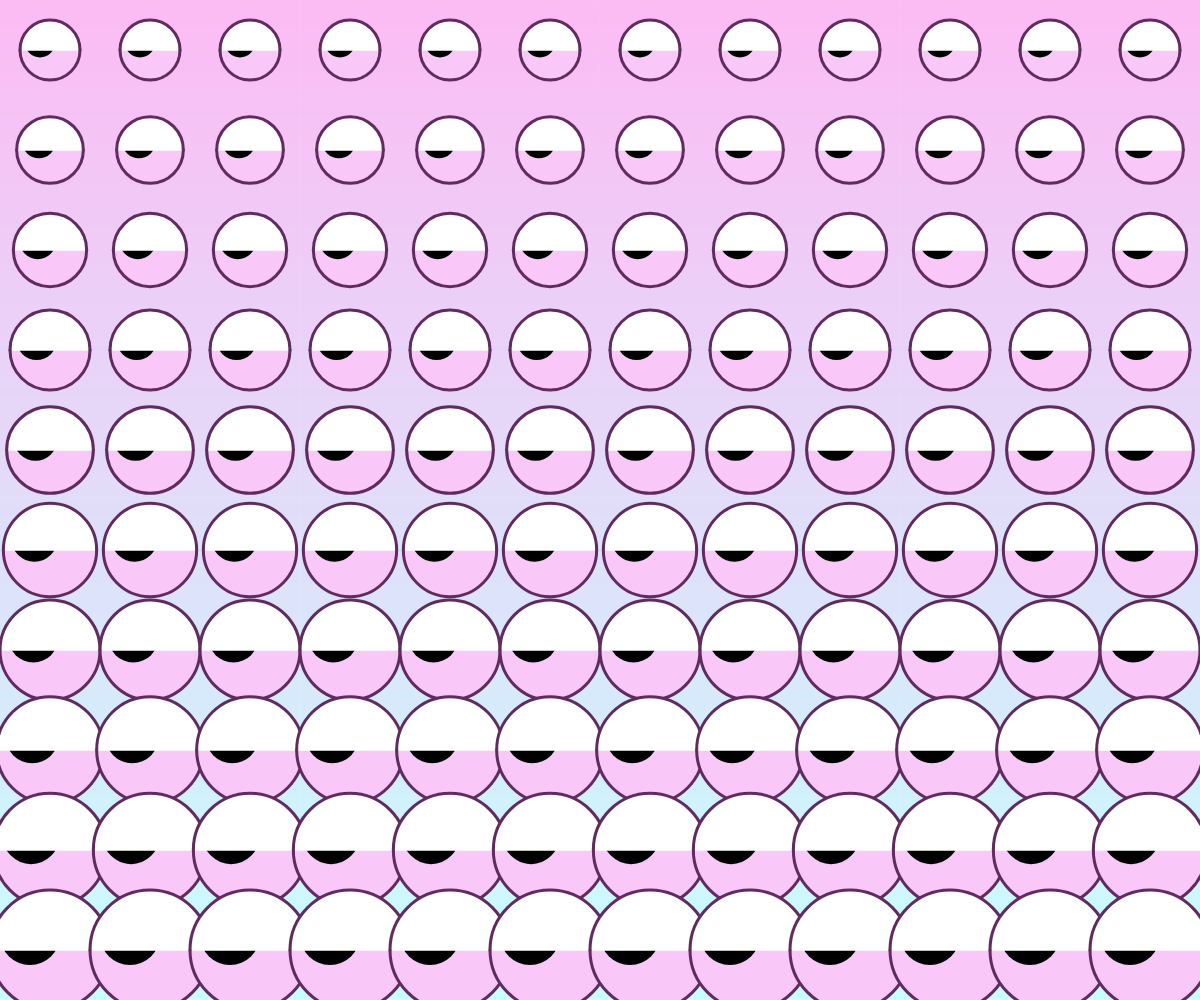
Frame 1 (no input)
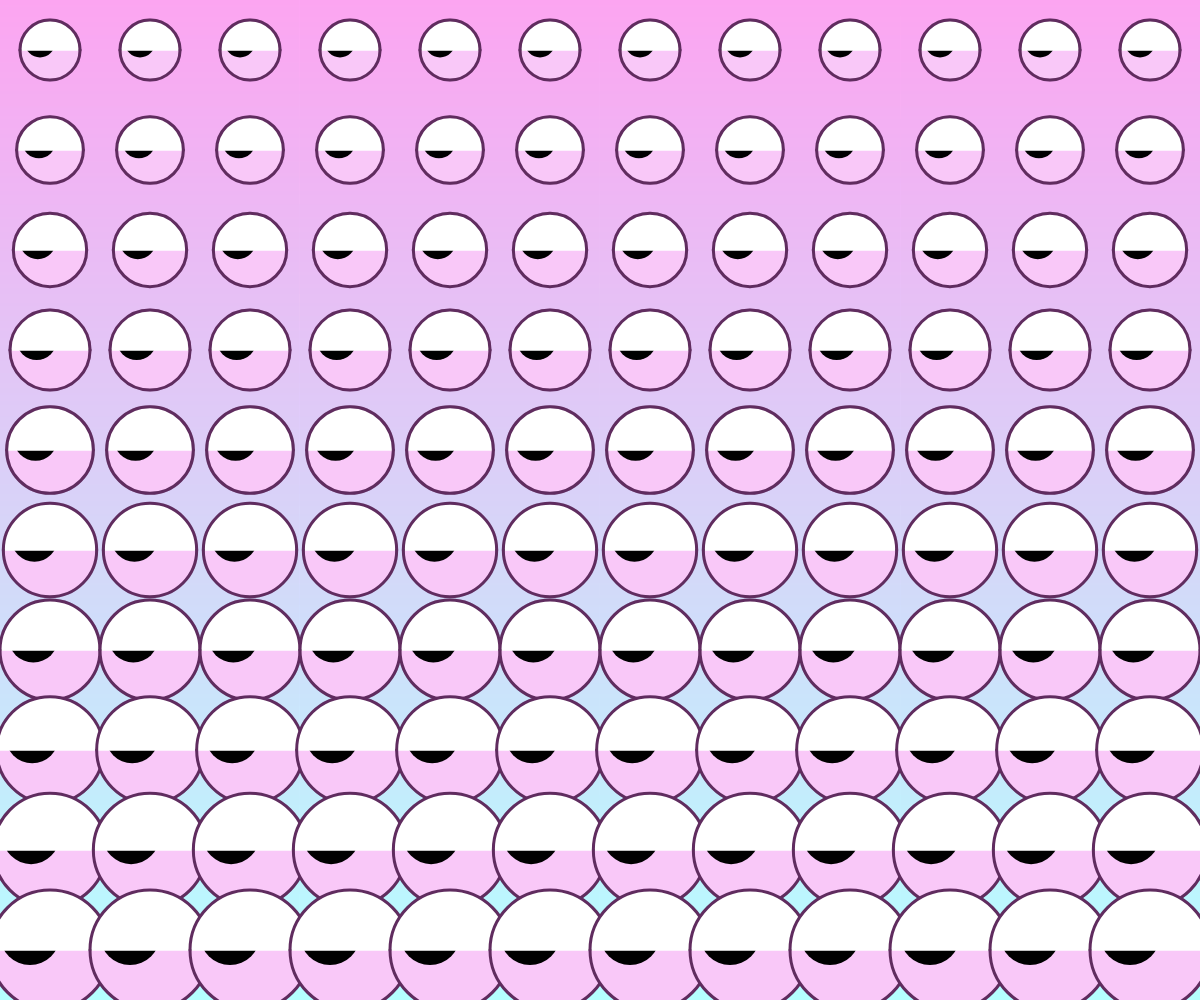
Frame 60 (no input)
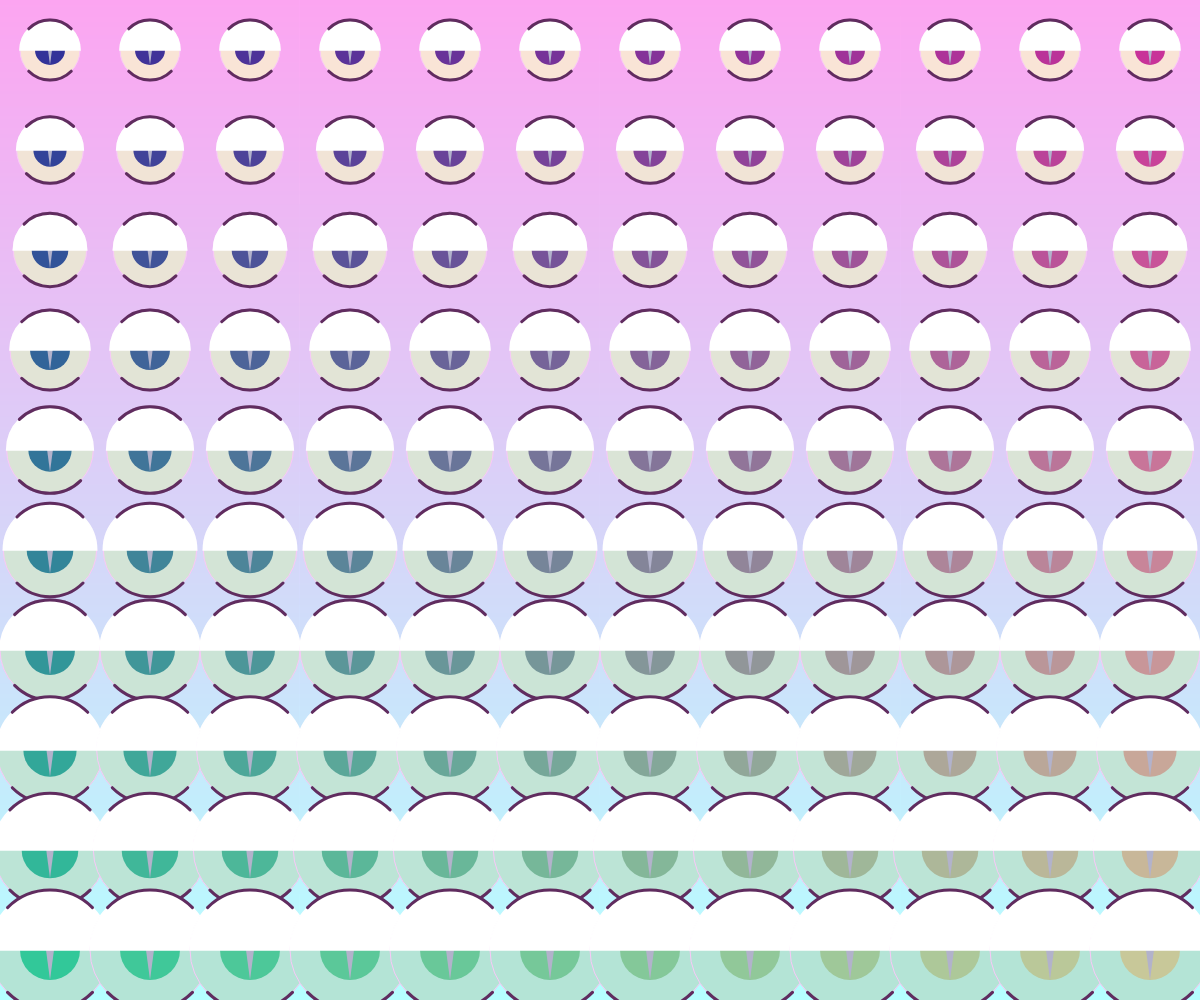
Frame 120 (the mouse pressed at the canvas centre since frame 60)

The p5.js sketch that drew these frames (run headless with seeded random() and noise() and a simulated clock; from frame 60 on, the mouse is pressed at the canvas centre):

// p5.js sketch
// ── sketch.js
// Assignment 2 - Generative Pattern
// My idea: a grid of eyes that follow the mouse, with colors and shapes that change.
// I wanted to mix playfulness (the eyes) with interaction (mouse moves).


let cell = 100; 
// I want each eye to sit in a 100px grid space.
// each eye’s “cell size” (spacing between eyes)
let cols, rows; 
// Will calculate how many rows and columns fit on the screen.

function setup() {
  createCanvas(windowWidth, windowHeight); 
  cols = floor(width / cell);
  // Divide width by cell size, use floor so I don’t get half cells.
  // reference link：https://p5js.org/reference/p5/floor/
  // use floor to make sure column count is an integer (drop decimals)
  // number of columns (width ÷ cell size)
  rows = floor(height / cell);
  // Same for height, this way rows stay clean and even.
  // number of rows (height ÷ cell size)
  // use floor so rows are whole numbers, no fractions
  ellipseMode(CENTER);
  // draw circles from their center, easier to position.
}

function drawGradient(c1, c2) {    
  // reference link：https://p5js.org/reference/p5/function/
  // A function I wrote to paint the background with a gradient.         
  // custom function to draw gradient background
  // c1 and c2 are two color inputs (color1, color2)
  for (let y = 0; y < height; y++) {
    // Go through every horizontal line on the canvas. 
    // loop from the top of the screen (y=0) down to the bottom (y=height)
    let inter = map(y, 0, height, 0, 1);  
    // inter is a ratio (0 to 1)
    // Turn the y position into a 0–1 ratio.
    // map(y, 0, height, 0, 1) turns y from range [0, height] into [0, 1]
    // example: if y is in the middle (height/2), inter = 0.5
    let c = lerpColor(c1, c2, inter);
    // Blend the two colors based on that ratio.
    // lerpColor blends two colors together
    // c1 = start color, c2 = end color, inter = how much to mix
    // inter=0: all c1, inter=1: all c2, inter=0.5: halfway blend
    stroke(c);
    // stroke sets the pen color to that blended color
    line(0, y, width, y);
    // draw a horizontal line with the blended color at this y position
    // from left side (x=0) to right side (x=width)
  }
}

function draw() {
  drawGradient(color('#FCA5F1'), color('#B5FFFF'));
  // background goes from pink to blue I thought looked nice.
  
  for (let j = 0; j < rows; j++) {
    // Outer loop: go over every row.
    // j starts at 0, then 1, 2… until j is one less than rows.
    for (let i = 0; i < cols; i++) {
      // Inner loop: go over every column inside this row.
      // i starts at 0 and walks across the grid.
      push();
      // save the current drawing state (position, styles, etc.)
      translate(i * cell + cell/2, j * cell + cell/2);
      // Move the “origin” (0,0) to the "center of this grid cell".
      // i * cell and j * cell jump to the cell’s top-left.
      // + cell/2 shifts to the middle so circles are centered.

      // progress value t, changes with row
      let t = map(j, 0, rows-1, 0, 1);
      // Turn the row number into a 0 to 1 value:
      // top row (j=0) gives 0, bottom row (j=rows-1) gives 1.
      // Using rows-1 ensures the bottom row reaches 1 exactly.


      // eye size grows bigger in lower rows
      let eyeSize = lerp(60, 120, t);
      // reference link: https://p5js.org/reference/p5/lerp/
      // I wanted smaller eyes on top and bigger ones at the bottom.
      // I tested a few ranges and 60–120 felt right.
      // Pick a size between 60 and 120 based on t.
      // lerp means "linear interpolation"
      // it picks a value between 60 and 120
      // t is a number between 0 and 1
      // if t = 0: result = 60
      // if t = 1: result = 120
      // if t = 0.5: result = 90 (halfway between 60 and 120)
      // so t works like a slider that blends between 60 and 120
      let pupilSize = eyeSize * 0.5;
      // Make the pupil half the eye’s size (nice and proportional).

      // pupil follows the mouse
      // left-right
      let offsetX = map(mouseX, 0, width, -eyeSize/6, eyeSize/6);
      // Horizontal pupil drift. When the mouse is at the left edge,
      // I tried a few values like /8 or /10, but /6 looked most natural.
      // offset is -eyeSize/6; at the right edge it’s +eyeSize/6. 
      // So the pupil “looks” left and right with the mouse.
      
      
      // up-down
      let offsetY = map(mouseY, 0, height, -eyeSize/6, eyeSize/6);
      // Vertical pupil drift. Same idea but up/down using mouseY.

      // stop pupil from moving too far out
      offsetX = constrain(offsetX, -eyeSize/4, eyeSize/4);
      // reference link：https://p5js.org/reference/p5/constrain/
      // Safety: clamp the X offset so the pupil can’t slide too far.
      // It stays within [-eyeSize/4, +eyeSize/4].
      offsetY = constrain(offsetY, -eyeSize/8, eyeSize/8);
      // Safety for Y as well. Vertical range is a bit tighter so
      // the pupil won’t “fall” out of the lower eyelid.

      // draw eyeball background (light pink)
      fill("rgb(249,200,248)");
      // eye color changes with row and mouse
      let r = map(j, 0, rows-1, 249, 180);// red changes with row
      let g = map(mouseX, 0, width, 200, 255);// green changes with mouseX
      let b = map(mouseY, 0, height, 248, 180);// blue changes with mouseY
      // if mouse is pressed, use dynamic colors. So I wanted the color to shift with mouse and row position.
      if (mouseIsPressed) {
        fill(r, g, b);
        stroke(r, g, b);
      } else {
        fill(249, 200, 248);// otherwise stay pink
        stroke(249, 200, 248);
      }
      stroke("rgb(249,200,248)");
      ellipse(0, 0, eyeSize, eyeSize);
      // Eye color changes only when the mouse is pressed.

      
      // pupil color
      // Pupil color is linked to row, column, and mouse.
      let pr = map(i, 0, cols-1, 50, 200);
      // red changes with column
      let pg = map(j, 0, rows-1, 50, 200);
      // green changes with row
      let pb = map(mouseX, 0, width, 50, 255);
      // blue changes with mouseX
      // I wanted the pupil color to shift based on position, so every eye looks a bit different.

      // pupil is black unless mouse pressed
      if (mouseIsPressed) {
        fill(pr, pg, pb);
        // if the mouse is clicked, fill the pupil with colors
        // pr, pg, pb are numbers for red, green, blue color channels
        // they change depending on row, column, or mouse position
      } else {
        fill(0);
      }
      noStroke();
      ellipse(offsetX, offsetY, pupilSize, pupilSize);
      // draw the pupil (a circle), normally black, but colorful when clicked.
      // offsetX: how far left/right the pupil is, following the mouse
      // offsetY: how far up/down the pupil is, following the mouse
      // pupilSize: width of the circle
      // pupilSize again: height of the circle (same, so it's a perfect circle)

      
      // A simple diamond shape I made for extra detail.
      // function to draw a diamond shape
      // x, y: the center point of the diamond
      // w: how wide the diamond is
      // h: how tall the diamond is
      function detail(x, y, w, h) {
        beginShape();
        vertex(x, y - h/2);
        // top point
        // take the center y and move UP by half the height
        // h/2 makes sure the top is exactly half the height above center
        vertex(x + w/6, y);
        // right point
        // take the center x and move RIGHT by 1/6 of the width
        // "w/6" keeps the diamond skinny, not stretched too wide
        // y stays the same, so it’s horizontally aligned
        vertex(x, y + h/2);
        // bottom point
        // take the center y and move DOWN by half the height
        // matches the "top point" but in the opposite direction
        vertex(x - w/6, y);
        // left point
        // take the center x and move LEFT by 1/6 of the width
        // again, y stays the same so it’s horizontal
        endShape(CLOSE);
      }

      // if mouse pressed, draw a colored diamond in the pupil
      if (mouseIsPressed) {
        let r = map(mouseX, 0, width, 100, 255);
        // pick a red value from mouseX (from 100 to 255)
        let g = map(mouseY, 0, height, 100, 255);
        // pick a green value from mouseY (from 100 to 255)
        let b = map(mouseX + mouseY, 0, width + height, 150, 255);
        // pick a blue value from mouseX+mouseY (from 100 to 255)

        // set fill color using r,g,b values
        fill(r, g, b);
        noStroke();
        detail(offsetX, offsetY, pupilSize * 0.4, pupilSize * 1); 
        // Add a colored diamond inside the pupil when mouse is pressed.
        // center X: same as the pupil center, follows the mouse
        // center Y: same as the pupil center
        // width: 40% of the pupil size (keeps it skinny)
        // height: same as the pupil size (tall diamond)
        // draw the diamond at the pupil position
      }

      // cover top half of the eye with white arc (upper eyelid)
      fill(255); 
      stroke("#FFFFFF");
      strokeWeight(1.5);
      arc(0, 0, eyeSize, eyeSize, PI, TWO_PI, CHORD);
      // arc(x, y, w, h, startAngle, stopAngle, mode)
      // arc draws a slice of a circle. I’m using it here to make the eyelid shape.
      // angles are in radians: 0 is at 3 o’clock, PI is 9 o’clock, TWO_PI is 3 o’clock again
      // from PI to TWO_PI draws the top half of the circle (moving across the top)
      // CHORD closes the arc with a straight line between the ends

      // draw eyelids (dark arcs), controlled by mouseY
      noFill();
      stroke("rgb(96,44,95)");
      strokeWeight(3);
      let eyelid = map(mouseY, 0, height, 0, PI/2);
      // mouseY decides open/close
      // Map mouseY to an angle amount. At the top of the screen: eyelid ≈ 0 (wide open).
      // At the bottom: eyelid ≈ PI/2 (more closed).
      arc(0, 0, eyeSize, eyeSize, PI+eyelid, TWO_PI-eyelid);
      // top lid
      // Start a little to the right of 9 o’clock (PI + eyelid),
      // end a little to the left of 3 o’clock (TWO_PI - eyelid).
      // As eyelid grows, both ends move toward the center, making the opening smaller.
      arc(0, 0, eyeSize, eyeSize, 0+eyelid, PI-eyelid); 
      // bottom lid
      // Start a little to the right of 3 o’clock (0 + eyelid),
      // end a little to the left of 9 o’clock (PI - eyelid).
      // Same idea: larger eyelid angle = arcs close in.
      


      pop(); 
      // restore drawing state
    }
  }
}
